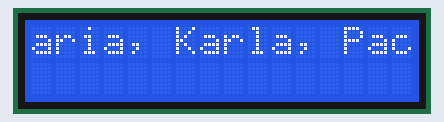
The sketch below on a simulated Arduino Uno, built with avr-gcc and run on an emulated ATmega328P. On the bench: 16×2 character LCD.

Above: at 1.14 s.
At 3.24 s:
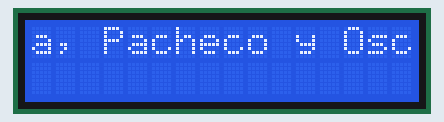
At 5.34 s:
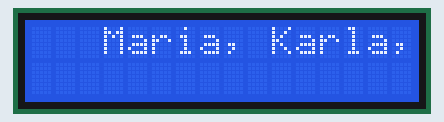
At 7.44 s:
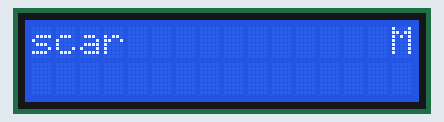
At 9.7 s:
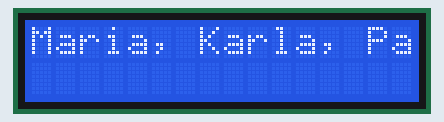
At 20.9 s:
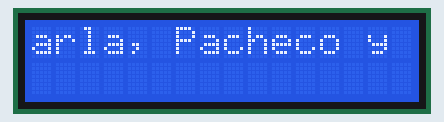

The sketch:

LCD.ino
```cpp
/*
 Ejemplo de uso de display LCD 16x2.  Usando la librería LiquidCrystal
 library compatible con el driver de Hitachi HD44780 driver
*/

// incluimos la libreria LiquidCrystal
#include <LiquidCrystal.h>;


// initialize the library with the numbers of the interface pins
LiquidCrystal lcd(8, 13, 9, 4, 5, 6, 7);

void setup() {
  // set up the LCD's number of columns and rows:
  lcd.begin(16, 2);
  // Print a message to the LCD.
  lcd.print("Maria, Karla, Pacheco y Oscar");
  delay(1000);
}

void loop() {
  // scroll 13 positions (string length) to the left
  // to move it offscreen left:
  for (int positionCounter = 0; positionCounter < 13; positionCounter++) {
    // scroll one position left:
    lcd.scrollDisplayLeft();
    // wait a bit:
    delay(150);
  }

  // scroll 29 positions (string length + display length) to the right
  // to move it offscreen right:
  for (int positionCounter = 0; positionCounter < 29; positionCounter++) {
    // scroll one position right:
    lcd.scrollDisplayRight();
    // wait a bit:
    delay(150);
  }

    // scroll 16 positions (display length + string length) to the left
    // to move it back to center:
  for (int positionCounter = 0; positionCounter < 16; positionCounter++) {
    // scroll one position left:
    lcd.scrollDisplayLeft();
    // wait a bit:
    delay(150);
  }

  // delay at the end of the full loop:
  delay(10000);
}
```

Measured:
- by itself, everything shown: repeats every 18.7 s, in 58 steps
- what the display in image 4 shows lasts 10.2 s, from 9.6 s to 19.8 s
